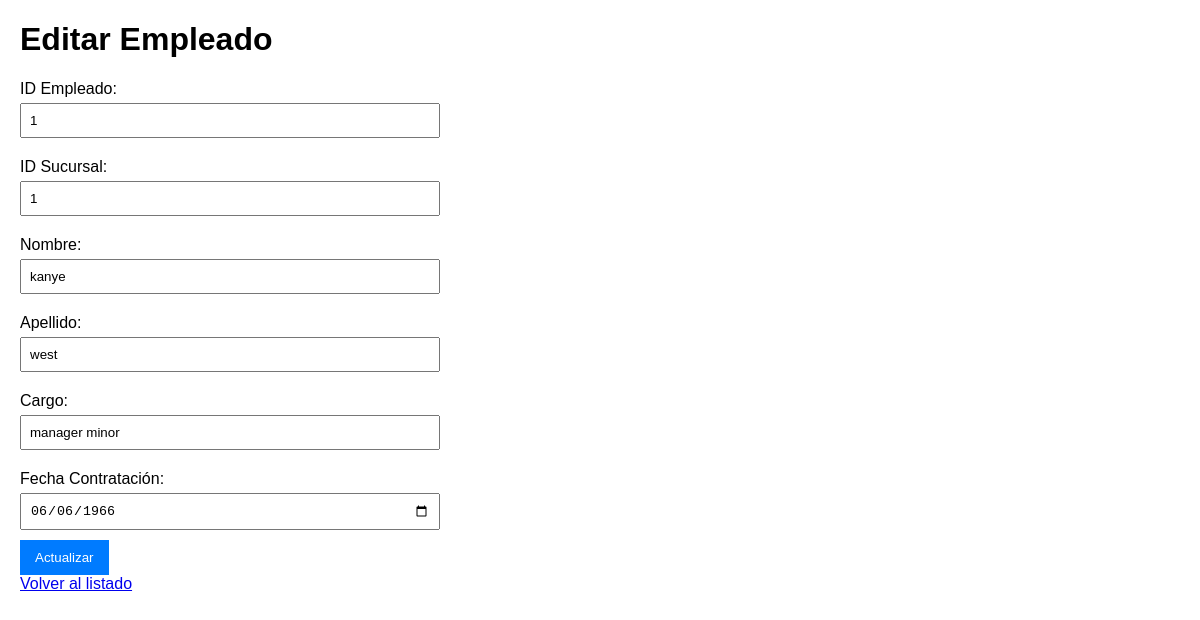
Screenshot of /editar/1/ with the database file from the repository.
### app_empleados/models.py (models this page shows, shortened)
class Empleado(models.Model):
    id_empleado = models.CharField(max_length=10, unique=True)
    id_sucursal = models.CharField(max_length=10)
    nombre = models.CharField(max_length=50)
    apellido = models.CharField(max_length=50)
    cargo = models.CharField(max_length=50)
    fecha_contratacion = models.DateField()

### app_empleados/views.py (the view, shortened to what this page needs)
# urls.py: path('editar/<int:id>/', views.editar_empleado, name='editar_empleado'),
def editar_empleado(request, id):
    empleado = get_object_or_404(Empleado, id=id)
    return render(request, 'editar_empleado.html', {'empleado': empleado})

### app_empleados/templates/editar_empleado.html (shortened to what this page needs)
<!DOCTYPE html>
<html lang="es">
<head>
</head>
<body>
<h1>Editar Empleado</h1>
<form method="post">
<label>ID Empleado:</label>
<input type="text" name="id_empleado" value="{{ empleado.id_empleado }}" required>
<label>ID Sucursal:</label>
    <input type="text" name="id_sucursal" value="{{ empleado.id_sucursal }}" required>
    <label>Nombre:</label>
    <input type="text" name="nombre" value="{{ empleado.nombre }}" required>
    <label>Apellido:</label>
    <input type="text" name="apellido" value="{{ empleado.apellido }}" required>
    <label>Cargo:</label>
    <input type="text" name="cargo" value="{{ empleado.cargo }}" required>
    <label>Fecha Contratación:</label>
    <input type="date" name="fecha_contratacion" value="{{ empleado.fecha_contratacion|date:'Y-m-d' }}" required>
    <button type="submit">Actualizar</button>
</form>
<a href="/">Volver al listado</a>
</body>
</html>

### app_empleados/templates/editar_empleado.html (style rules this page uses)
body { font-family: Arial, sans-serif; margin: 20px; }
form { max-width: 400px; }
label { display: block; margin: 10px 0 5px; }
input { width: 100%; padding: 8px; margin-bottom: 10px; }
button { background-color: #007BFF; color: white; padding: 10px 15px; border: none; cursor: pointer; }

### rows the page displays
Empleado: id_empleado "1", id_sucursal "1", nombre "kanye", apellido "west", cargo "manager minor", fecha_contratacion "06/06/1966"
